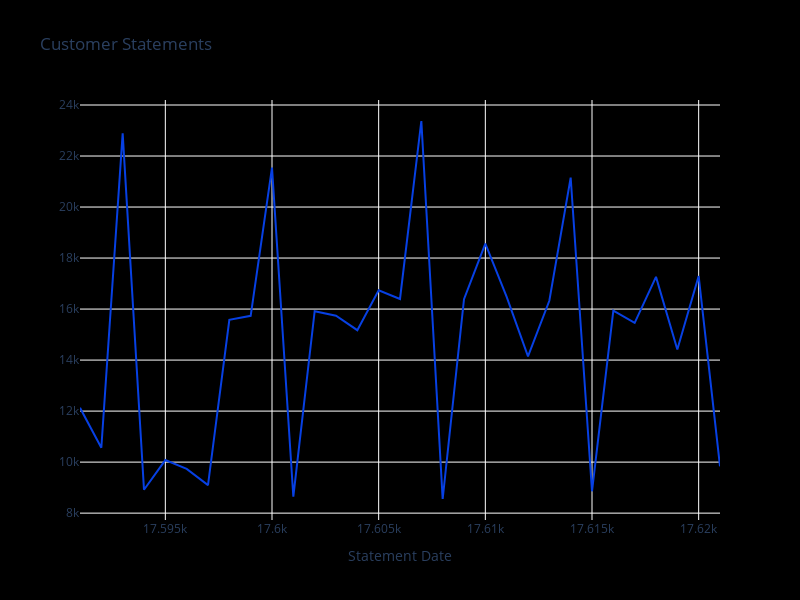

This figure's notebook cell:
### Code cell
stat_plot = df_train.reset_index().groupby('S_2')['customer_ID'].nunique().reset_index()
fig = go.Figure()
fig.add_trace(go.Scatter(x = stat_plot['S_2'], y = stat_plot['customer_ID']))
fig.update_layout(title="Customer Statements", width = 800, height = 600,xaxis_title ='Statement Date',
                  paper_bgcolor='rgb(0,0,0,0)',plot_bgcolor='rgb(0,0,0,0)') 
fig['data'][0]['line']['color']="#0740e3"
fig.show()

### Figure 1 — Plotly figure (JSON) as saved in the notebook; plotly's stock layout.template omitted (floating-point values rounded to 4 significant figures)
{"data": [{"line": {"color": "#0740e3"}, "type": "scatter", "x": [17591, 17592, 17593, 17594, 17595, 17596, 17597, 17598, 17599, 17600, 17601, 17602, 17603, 17604, 17605, 17606, 17607, 17608, 17609, 17610, 17611, 17612, 17613, 17614, 17615, 17616, 17617, 17618, 17619, 17620, 17621], "y": [12128, 10562, 22887, 8918, 10081, 9736, 9097, 15581, 15737, 21547, 8643, 15916, 15737, 15172, 16733, 16395, 23373, 8554, 16385, 18567, 16478, 14146, 16325, 21156, 8856, 15940, 15457, 17263, 14414, 17293, 9836]}], "layout": {"height": 600, "paper_bgcolor": "rgb(0,0,0,0)", "plot_bgcolor": "rgb(0,0,0,0)", "title": {"text": "Customer Statements"}, "width": 800, "xaxis": {"title": {"text": "Statement Date"}}}}
